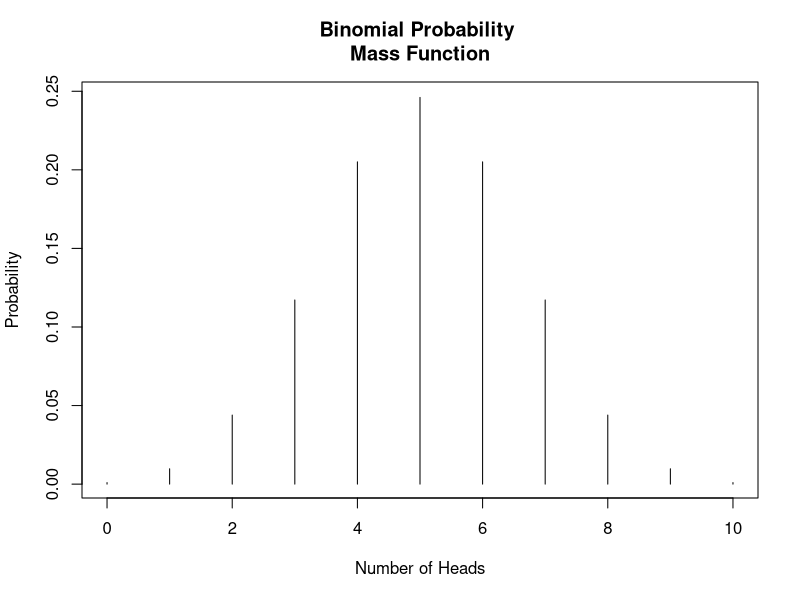
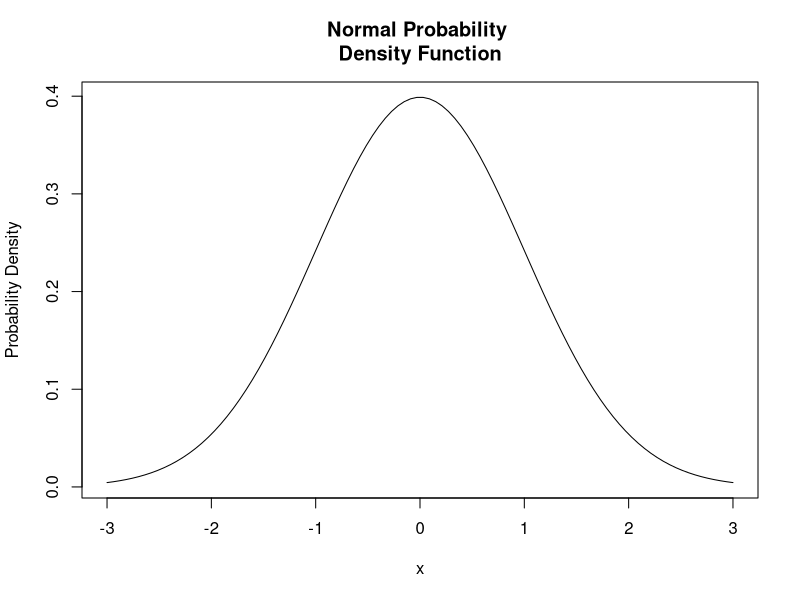
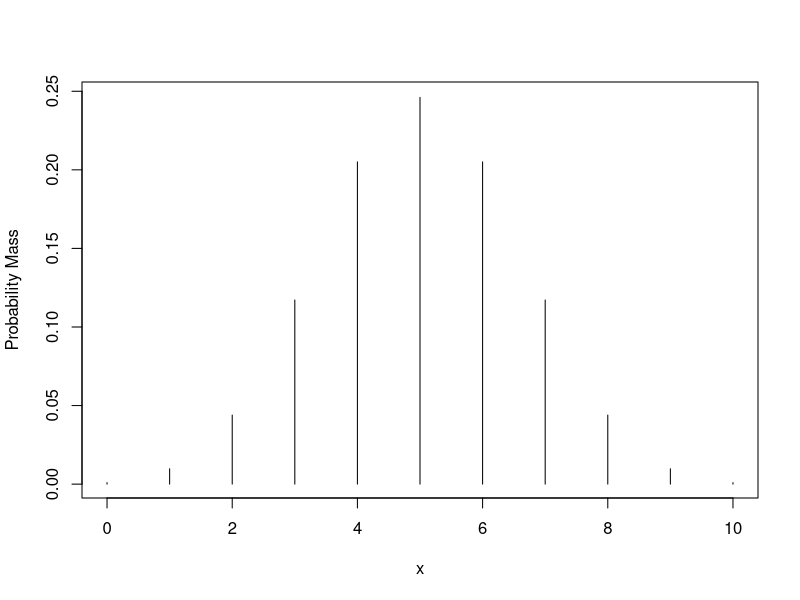
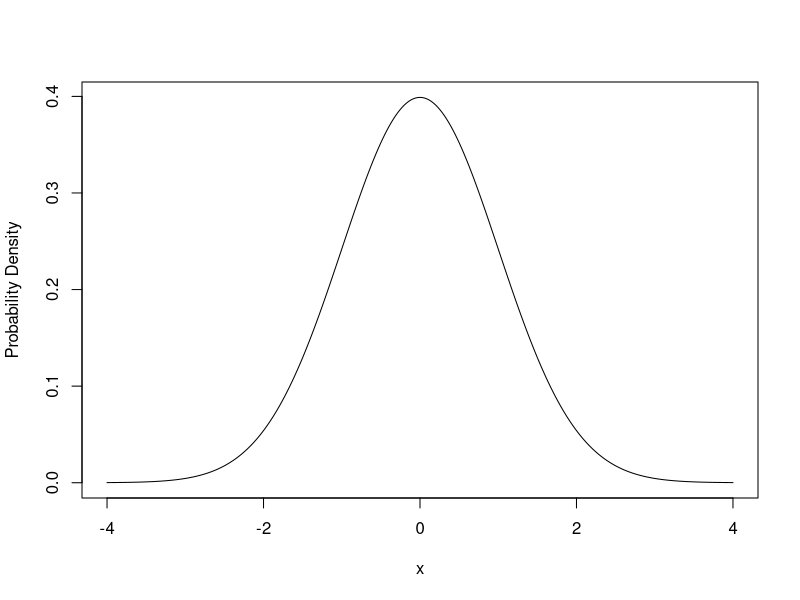
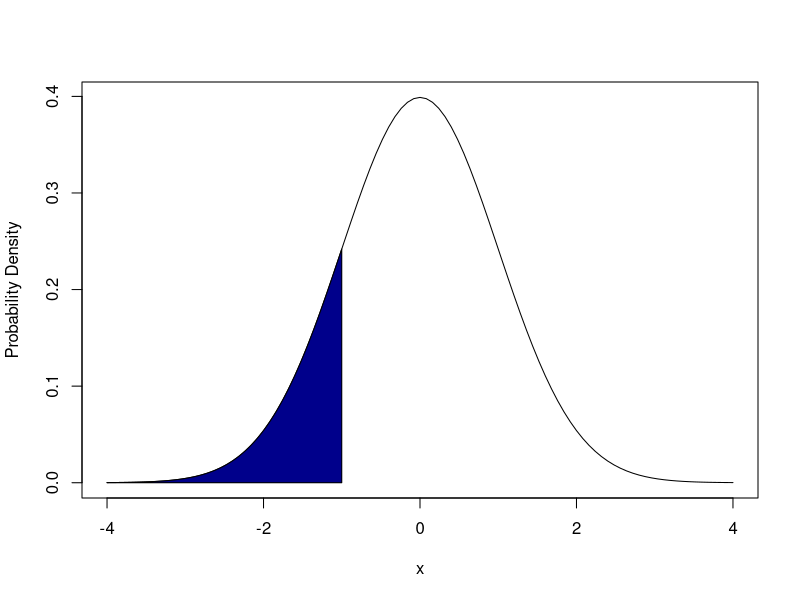
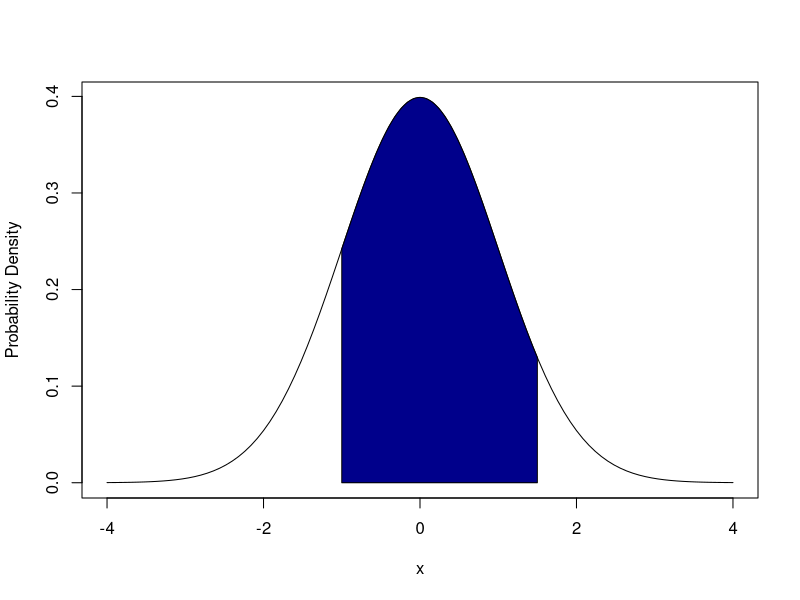
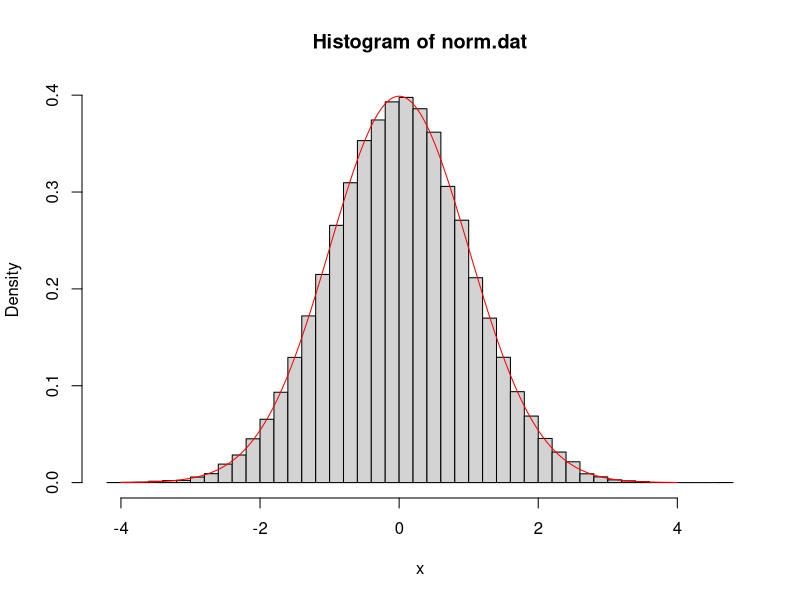
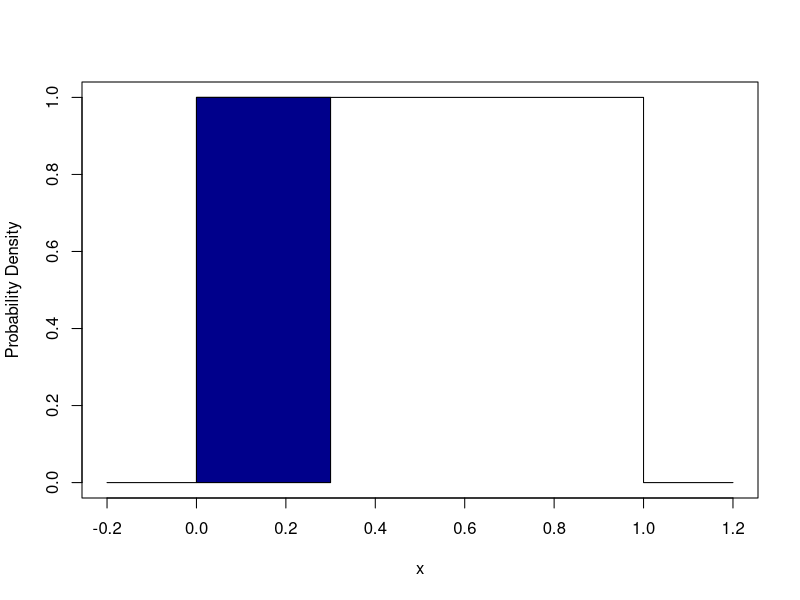

Source code (R) for these figures, in order:
## ---- chunk 1
plot(
  x = 0:10,
  y = dbinom(0:10, 10, prob = 0.5),
  type = "h",
  main = "Binomial Probability \nMass Function",
  xlab = "Number of Heads",
  ylab = "Probability"
)
## ---- chunk 2
plot(
  x = seq(-3, 3, length = 100),
  y = dnorm(seq(-3, 3, length = 100), mean = 0, sd = 1),
  type = "l",
  main = "Normal Probability \nDensity Function",
  xlab = "x",
  ylab = "Probability Density"
)
## ---- chunk 3
dbinom(4, 10, 0.5)
## ---- chunk 4
dbinom(0:10, 10, 0.5)
plot(0:10, dbinom(0:10, 10, 0.5), type = "h", xlab = "x", ylab = "Probability Mass")
## ---- chunk 5
x <- seq(-4, 4, 0.01)
plot(x, dnorm(x, 0, 1), type = "l", xlab = "x", ylab = "Probability Density")
## ---- chunk 6
pnorm(-1, 0, 1)
## ---- chunk 7
lower.x <- -4
upper.x <- -1
step <- (upper.x - lower.x) / 100
sigma <- 1
mu <- 0
bounds <- c(mu-4*sigma, mu+4*sigma)
cord.x <- c(lower.x,seq(lower.x,upper.x,step),upper.x)
cord.y <- c(0,dnorm(seq(lower.x,upper.x,step),mu,sigma),0)
curve(dnorm(x,0,1),xlim=bounds, xlab = "x", ylab = "Probability Density") 
polygon(cord.x,cord.y,col='darkblue')
## ---- chunk 8
pnorm(1.5, 0, 1) - pnorm(-1, 0, 1)
## ---- chunk 9
lower.x <- -1
upper.x <- 1.5
step <- (upper.x - lower.x) / 100
sigma <- 1
mu <- 0
bounds <- c(mu-4*sigma, mu+4*sigma)
cord.x <- c(lower.x,seq(lower.x,upper.x,step),upper.x)
cord.y <- c(0,dnorm(seq(lower.x,upper.x,step),mu,sigma),0)
curve(dnorm(x,0,1),xlim=bounds, xlab = "x", ylab = "Probability Density") 
polygon(cord.x,cord.y,col='darkblue')
## ---- chunk 10
norm.dat <- rnorm(5, 0, 1)
print(norm.dat)
## ---- chunk 11
norm.dat <- rnorm(50000, 0, 1)
hist(norm.dat, prob = TRUE, breaks = 50, xlab = "x")
x <- seq(-4, 4, 0.01)
lines(x, dnorm(x, 0, 1), col = "red")
## ---- chunk 12
rbinom(
  1,  # number of observations
  1,  # number of binomial trials
  1/3 # binomial probability of success
)
## ---- chunk 13
rbinom(15, 1, 1/3)
## ---- chunk 14
rand <- runif(
  1,  # number of observation
  0,  # minimum
  1   # maximum
)
if (rand < 1/3) {
    print("Heads")
} else {
    print("Tails")
}
print(rand) # confirm by printing rand
## ---- chunk 15
lower.x <- 0
upper.x <- 0.3
step <- (upper.x - lower.x) / 15
bounds <- c(0, 1)
cord.x <- c(lower.x,seq(lower.x,upper.x,step),upper.x)
cord.y <- c(0, rep(1, length(seq(lower.x, upper.x, step))), 0)
curve(dunif(x, 0, 1), xlim = c(-0.2, 1.2), n = 100000, xlab = "x", ylab = "Probability Density")
polygon(cord.x,cord.y,col='darkblue')
## ---- chunk 16
rand <- runif(1, 0, 1)
if (rand < 3/10) {
    print("Heads") 
} else if (rand < 9/10) {
    print("Tails")
} else {
    print("Edge")
}
print(rand) # confirm by printing rand
## ---- chunk 17
lower.x <- 0
upper.x <- 0.3
step <- (upper.x - lower.x) / 15
bounds <- c(0, 1)
cord.x <- c(lower.x,seq(lower.x,upper.x,step),upper.x)
cord.y <- c(0, rep(1, length(seq(lower.x, upper.x, step))), 0)
curve(dunif(x, 0, 1), xlim = c(-0.2, 1.2), n = 100000, xlab = "x", ylab = "Probability Density")
polygon(cord.x,cord.y,col='darkblue')
lower.x <- 0.3
upper.x <- 0.9
step <- (upper.x - lower.x) / 15
bounds <- c(0, 1)
cord.x <- c(lower.x,seq(lower.x,upper.x,step),upper.x)
cord.y <- c(0, rep(1, length(seq(lower.x, upper.x, step))), 0)
polygon(cord.x,cord.y,col='red')
## ---- chunk 18
nAlive <- 100                       # current number of live animals
max.time <- 200                     # keep going for up to 200 steps
nAliveStore <- numeric(max.time+1)  # vector to store how many were alive at each step
nAliveStore[1] <- nAlive            # store how many were alive at the start
for (iTim in 1:max.time) {          # loop over all time steps
    pr <- runif(nAlive, 0, 1)       # probability of dying for all currently live animals
    died <- which(pr < 0.05)        # find out which animals have died
    nDead <- length(died)           # count up how many animals have died
    nAlive <- nAlive - nDead        # update the number of currently living animals
    nAliveStore[iTim + 1] <- nAlive # store the number of living animals
    if (nAlive <= 0) {break}        # stop process when all animals are dead
}

plot(nAliveStore, type = "l", xlab = "Time", ylab = "Number alive")
